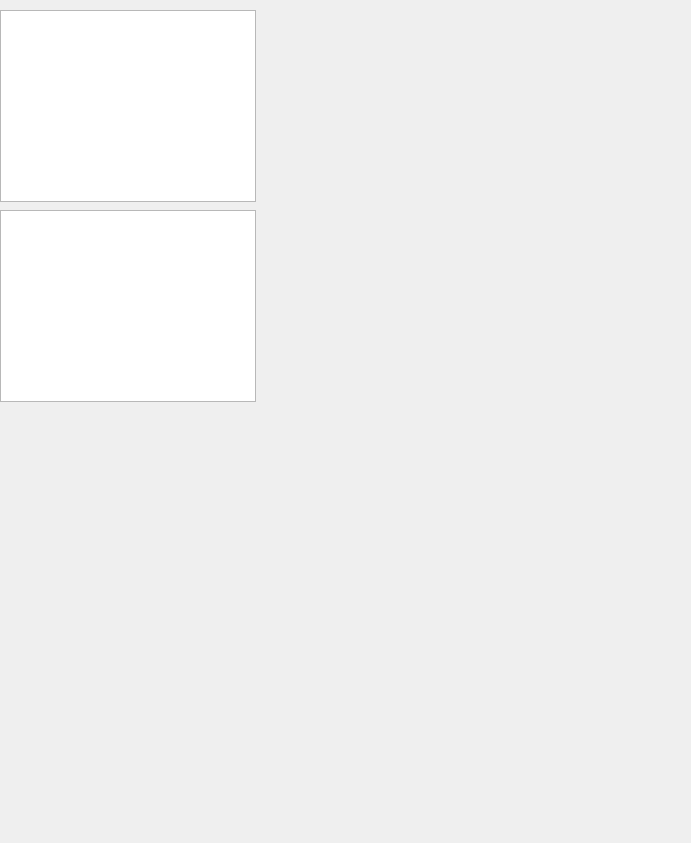
<?xml version="1.0" encoding="UTF-8"?>
<ui version="4.0">
 <class>Form</class>
 <widget class="QWidget" name="Form">
  <property name="geometry">
   <rect>
    <x>0</x>
    <y>0</y>
    <width>691</width>
    <height>843</height>
   </rect>
  </property>
  <property name="windowTitle">
   <string>Form</string>
  </property>
  <widget class="QListView" name="income_view">
   <property name="geometry">
    <rect>
     <x>0</x>
     <y>10</y>
     <width>256</width>
     <height>192</height>
    </rect>
   </property>
  </widget>
  <widget class="QListView" name="expenses_view">
   <property name="geometry">
    <rect>
     <x>0</x>
     <y>210</y>
     <width>256</width>
     <height>192</height>
    </rect>
   </property>
  </widget>
 </widget>
 <resources/>
 <connections/>
</ui>
